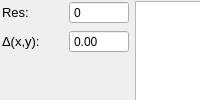
  <widget class="QDockWidget" name="track_dockWidget">
   <property name="allowedAreas">
    <set>Qt::AllDockWidgetAreas</set>
   </property>
   <property name="windowTitle">
    <string>Track position</string>
   </property>
   <attribute name="dockWidgetArea">
    <number>1</number>
   </attribute>
   <widget class="QWidget" name="dockWidgetContents_5">
    <widget class="QWidget" name="">
     <property name="geometry">
      <rect>
       <x>2</x>
       <y>1</y>
       <width>922</width>
       <height>222</height>
      </rect>
     </property>
     <layout class="QHBoxLayout" name="horizontalLayout_6">
      <item>
       <layout class="QVBoxLayout" name="verticalLayout_2">
        <item>
         <layout class="QHBoxLayout" name="horizontalLayout">
          <item>
           <widget class="QLabel" name="track_res_label">
            <property name="font">
             <font>
              <pointsize>10</pointsize>
             </font>
            </property>
            <property name="text">
             <string>Res:</string>
            </property>
           </widget>
          </item>
          <item>
           <widget class="QSpinBox" name="track_res">
            <property name="buttonSymbols">
             <enum>QAbstractSpinBox::NoButtons</enum>
            </property>
           </widget>
          </item>
         </layout>
        </item>
        <item>
         <layout class="QHBoxLayout" name="horizontalLayout_5">
          <item>
           <widget class="QLabel" name="track_delta_label">
            <property name="font">
             <font>
              <pointsize>10</pointsize>
             </font>
            </property>
            <property name="text">
             <string>Δ(x,y): </string>
            </property>
           </widget>
          </item>
          <item>
           <widget class="QDoubleSpinBox" name="track_delta">
            <property name="alignment">
             <set>Qt::AlignLeading|Qt::AlignLeft|Qt::AlignVCenter</set>
            </property>
            <property name="buttonSymbols">
             <enum>QAbstractSpinBox::NoButtons</enum>
            </property>
           </widget>
          </item>
         </layout>
        </item>
        <item>
         <layout class="QHBoxLayout" name="horizontalLayout_2">
          <item>
           <widget class="QLabel" name="label_10">
            <property name="font">
             <font>
              <pointsize>10</pointsize>
             </font>
            </property>
            <property name="text">
             <string>(x,y,z):</string>
            </property>
           </widget>
          </item>
          <item>
           <spacer name="horizontalSpacer_7">
            <property name="orientation">
             <enum>Qt::Horizontal</enum>
            </property>
            <property name="sizeHint" stdset="0">
             <size>
              <width>40</width>
              <height>20</height>
             </size>
            </property>
           </spacer>
          </item>
          <item>
           <widget class="QLabel" name="refocus_position_label_2">
            <property name="toolTip">
             <string>This text is selectable.  Copy and paste into labnotes.</string>
            </property>
            <property name="text">
             <string>(?, ?, ?)</string>
            </property>
            <property name="textInteractionFlags">
             <set>Qt::LinksAccessibleByMouse|Qt::TextSelectableByKeyboard|Qt::TextSelectableByMouse</set>
            </property>
           </widget>
          </item>
         </layout>
        </item>
       </layout>
      </item>
      <item>
       <widget class="PlotWidget" name="ztrack_ViewWidget">
        <property name="sizePolicy">
         <sizepolicy hsizetype="Expanding" vsizetype="Expanding">
          <horstretch>1</horstretch>
          <verstretch>0</verstretch>
         </sizepolicy>
        </property>
        <property name="minimumSize">
         <size>
          <width>0</width>
          <height>220</height>
         </size>
        </property>
       </widget>
      </item>
      <item>
       <widget class="PlotWidget" name="xtrack_ViewWidget">
        <property name="sizePolicy">
         <sizepolicy hsizetype="Expanding" vsizetype="Expanding">
          <horstretch>1</horstretch>
          <verstretch>0</verstretch>
         </sizepolicy>
        </property>
        <property name="minimumSize">
         <size>
          <width>0</width>
          <height>220</height>
         </size>
        </property>
       </widget>
      </item>
      <item>
       <widget class="PlotWidget" name="ytrack_ViewWidget">
        <property name="sizePolicy">
         <sizepolicy hsizetype="Expanding" vsizetype="Expanding">
          <horstretch>1</horstretch>
          <verstretch>0</verstretch>
         </sizepolicy>
        </property>
        <property name="minimumSize">
         <size>
          <width>0</width>
          <height>220</height>
         </size>
        </property>
       </widget>
      </item>
     </layout>
    </widget>
   </widget>
  </widget>
